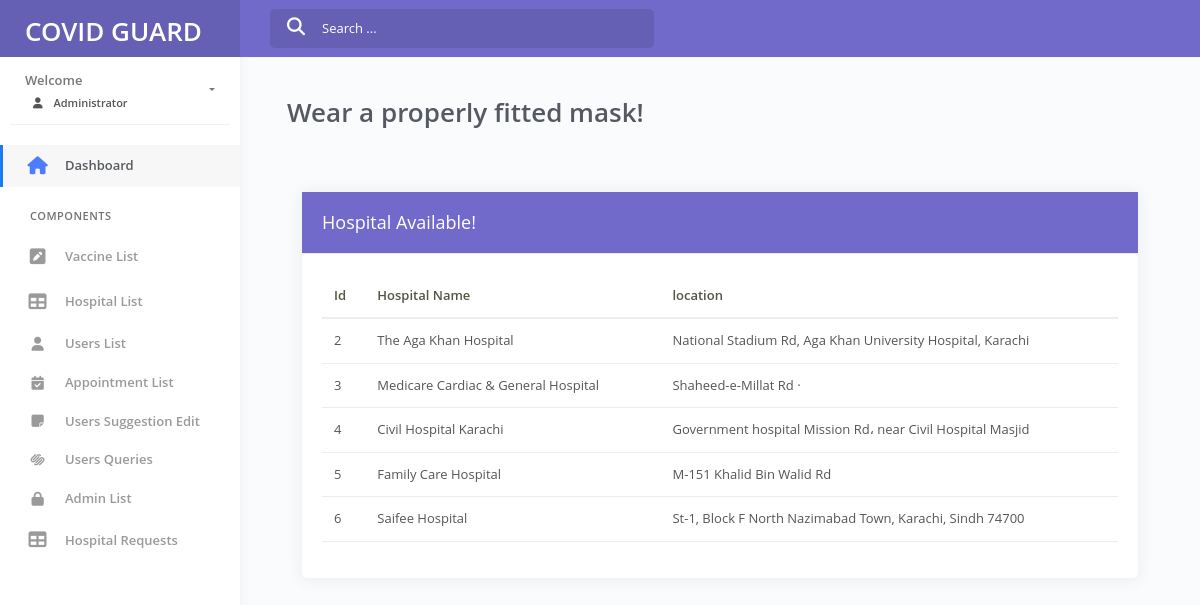
Screenshot of /Admin/Admin_panel/hospital.php with the database file from the repository.
### tables this page shows
CREATE TABLE `hospital_list` (
  `id` int(11) NOT NULL,
  `hospital_name` varchar(255) NOT NULL,
  `hospital_location` varchar(255) NOT NULL
);

### Admin/Admin_panel/hospital.php (the view, shortened to what this page needs)
<?php
include("header.php");
include("connection.php");
?>
<link rel="stylesheet" href="https://cdnjs.cloudflare.com/ajax/libs/font-awesome/6.5.2/css/all.min.css" />
<div class="main-panel">
	<div class="content">
		<div class="page-inner">
          <div class="content-body">
    <div class="container-fluid">
        <div class="row page-titles mx-0">
                    <div class="col-sm-6 p-md-0">
                        <div class="welcome-text">
                            <h1 class="display-5 fw-bold my-3"> Wear a properly fitted mask!</h1>
                        </div>
                    </div>
                </div>
            <div class="col-lg-12 mt-5">
                <div class="card">
                    <div class=" bg-secondary text-white card-header">
                        <h4 class="text-white card-title">Hospital Available!</h4>
                    </div>
                    <div class="card-body">
                        <div class="table-responsive ">
                            <table class="table table-responsive-sm text-dark">
                                <thead>
                                    <tr>
                                        <th>Id</th>
                                        <th>Hospital Name</th>
                                        <th>location</th>
                                    </tr>
                                </thead>
                                <tbody>
                                <tr>
                                    <?php
                                       $sql = "select * from hospital_list";
                                       $result = mysqli_query($conn , $sql);
                                    while($rows = mysqli_fetch_assoc($result)){
                                    ?>
                                    <td><?php echo $rows['id'] ?>
                                </td>
                                                <td><?php echo $rows['hospital_name'] ?></td>
                                                <td><?php echo $rows['hospital_location'] ?></td>
                                </tr>
                                    <?php  } ?>
                              </tbody>
                            </table>
                        </div>
                    </div>
                </div>
            </div>
        </div>
    </div>
</div>
    </div>
</div>
<?php
    include("footer.php");
?>

### rows the page displays
hospital_list: id "2", hospital_name "The Aga Khan Hospital", hospital_location "National Stadium Rd, Aga Khan University Hospital, Karachi"
hospital_list: id "3", hospital_name "Medicare Cardiac & General Hospital", hospital_location "Shaheed-e-Millat Rd ·"
hospital_list: id "4", hospital_name "Civil Hospital Karachi", hospital_location "Government hospital Mission Rd، near Civil Hospital Masjid"
hospital_list: id "5", hospital_name "Family Care Hospital", hospital_location "M-151 Khalid Bin Walid Rd"
hospital_list: id "6", hospital_name "Saifee Hospital", hospital_location "St-1, Block F North Nazimabad Town, Karachi, Sindh 74700"
